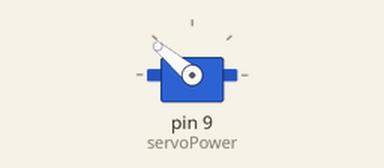
Recording of a sketch running on a simulated Arduino Uno, built with avr-gcc and run on an emulated ATmega328P. On the bench: servo.

Above: at 0.1 s.
At 0.7 s:
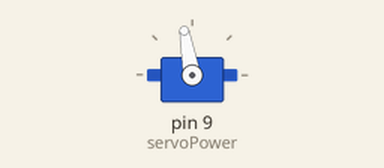
At 1.6 s:
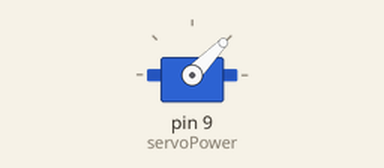
Timing chart, 0 to 3.1 s (numbered marks = the images above):
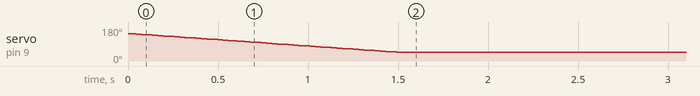

The sketch:

__.ino
```cpp
#include <Servo.h>


int servoPower = 9;
Servo myservo;  // create servo object to control a servo
int val;


void setup()
{
	pinMode(servoPower, OUTPUT);
	digitalWrite(servoPower, LOW);
	 myservo.attach(9);

	 	for(int val=145; val>45; val--)
	{
	myservo.write(val);
	delay(15);
	}
}

void loop()
{
	/*
	for(int val=20; val<=130; val++)
	{
	myservo.write(val);
	delay(15);
	}
	*/
}
```
